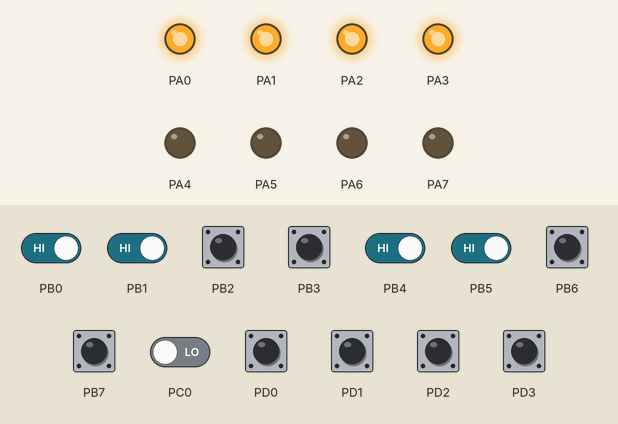
The program below on a simulated ATmega32, built with avr-gcc and emulated at 1 MHz. On the bench: output pins drawn as LEDs (lit = HIGH). Inputs (shaded band) come from the test bench; at power-on: PB0–7, PD0–3 HIGH, PC0 LOW.

Above: at 1.2 s.
1.3 s: PD0 pulled LOW for 0.15 s
At 1.37 s:
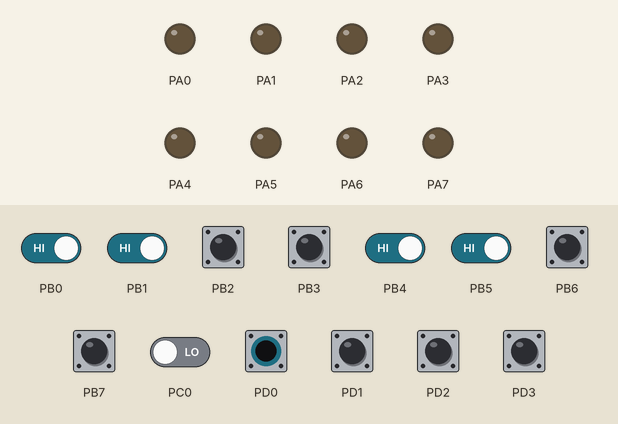
2.9 s: PB0 driven LOW and PB4 driven LOW
At 3.4 s:
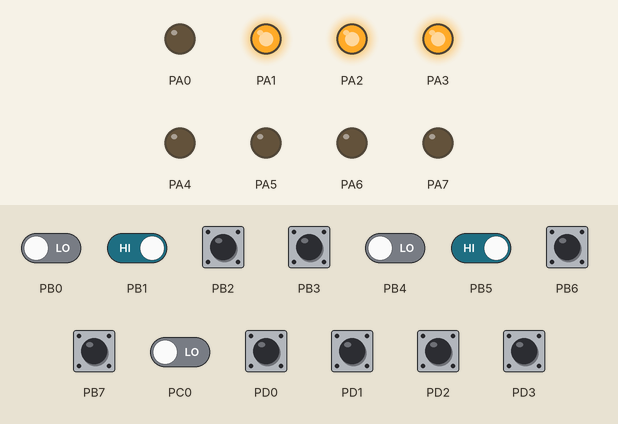
4.4 s: PB0 driven HIGH
At 4.7 s:
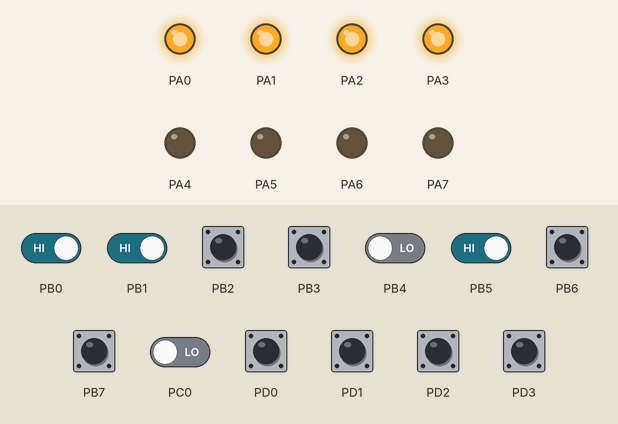
5.9 s: PD1 pulled LOW for 0.15 s
At 5.97 s:
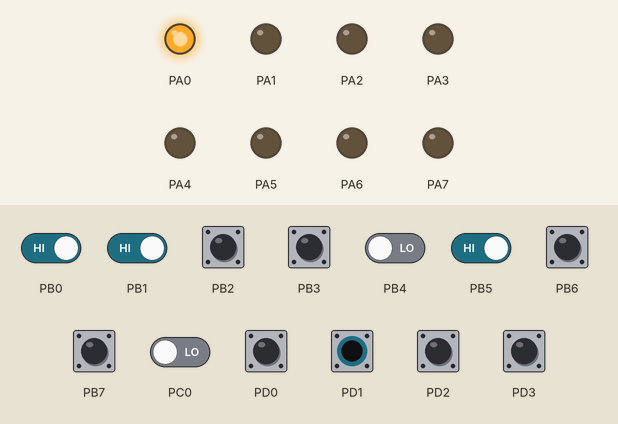
7.5 s: PB0 driven LOW
At 8.3 s:
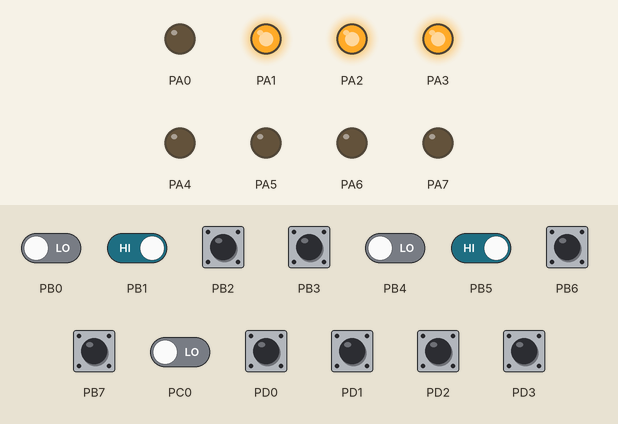
9.0 s: PB1 driven LOW and PB5 driven LOW
At 9.3 s:
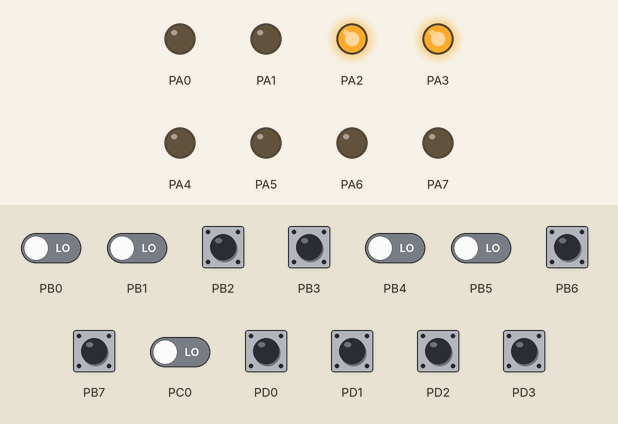
Timing chart, 0 to 11.5 s (numbered marks = the images above; inputs shaded):
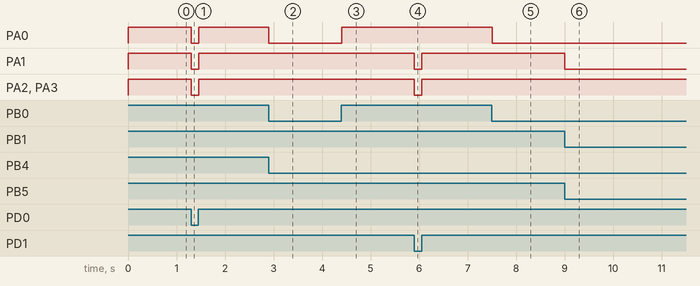

The program:

main.c
```c
#define F_CPU 1000000
#include <util/delay.h>
#include <avr/io.h>
// generated based on our provided serial
// like 1 is sw and .....


#define add 0x04
#define addi 0x07
#define sub 0x0D
#define subi 0x08
#define and 0x06
#define andi 0x0B
#define or 0x0F
#define ori 0x03
#define sll 0x00
#define srl 0x0E
#define nor 0x05
#define lw 0x0A
#define sw 0x09
#define beq 0x02
#define bneq 0x01
#define j 0x0C

unsigned char memArr[32];

int main(void)
{
// To use PC2,3,4,5 pins for general I/O operations, JTAG must be disabled.(Enable JTD twice)
	MCUCSR|=(1<<JTD);
	MCUCSR|=(1<<JTD);


	DDRA=0XFF; //output and zero flag
	DDRB=0x00; //input src1 and src2/destination
	DDRC=0x00; //input from control (ALUsrc(LSB),beq_flag,bneq_flag(3rd bit))
	DDRD=0x00; //input opcode(lower 4 bits) and destination/shift (higher 4 bits)

	//DDRA=0X00; // ShowAddr A0 to A4; A5-> showaddrflag

	// reg1 BL
	// reg2 DL
	// opc BH
	// out CL
	// zero A0


	PORTA = 0b00000001;
	PORTB = 0b11111111;
	PORTD = 0b00001111;
	PORTC = 0b00000000;

	int reg1; //input A
	int reg2; //input B
	int operation; //opcode
	int dataOutputReg = 0x00;
	int zeroFlag = 0; //output
	int beqf; //flag
	int bneqf; // flag from control unit

	while (1)
	{
		operation = PIND%16; //lower 4 bits in
		// for any immediate operations,shift type , any operation that has ALUsrc = 1 we use input from portD (higher bits)

		reg1 = PINB%16; //src1 or whom we shift
		reg2 =  (PINB >> 4); //src2/shift amount

		int c = PINC;  //pinc will take input ALUsrc(LSB),beq_flag,bneq_flag(3rd bit)
		beqf = (c & 0b0001);
		bneqf = (c & 0b0010)>>1;


		if (operation == add || operation ==addi || operation == lw || operation == sw)
		{
			dataOutputReg = (reg1 + reg2)%16;
		}
		else if (operation == sub || operation == subi || operation == beq || operation == bneq)
		{
			dataOutputReg = (reg1 - reg2 +16 )%16;

		}
		else if (operation == and || operation == andi)
		{
			dataOutputReg = reg1 & reg2;
		}
		else if (operation == or || operation == ori)
		{
			dataOutputReg = reg1 | reg2;
		}
		else if (operation == nor)
		{
			dataOutputReg = reg1 | reg2;
			dataOutputReg = (dataOutputReg ^ 15);
		}
		else if (operation == sll)
		{
			dataOutputReg = reg1 << reg2;
			dataOutputReg%=16;
		}
		else if (operation == srl)
		{
			dataOutputReg = reg1 >> reg2;
		}
		else if (operation == j)
		{
			dataOutputReg = 0;
		}

		if (dataOutputReg%16 == 0)
		{
			zeroFlag = 1;
		}
		else
		{
			zeroFlag = 0;
		}

		zeroFlag = (zeroFlag&beqf)|((!zeroFlag)&bneqf); // if 1 -> jump

		/*PORTC = 0x00;*/
		PORTA = dataOutputReg | (zeroFlag<<4);  // lower 4 bits are output and 5th bit is zero flag which determines if we jump
		//PORTC = 0xFF;


		_delay_ms(10);
	}
}
```

Measured:
- after the input at 1.3 s, PA0–3: HIGH → LOW at once, → HIGH 0.15 s later
- after the input at 2.9 s, PA0: HIGH → LOW at once
- after the input at 4.4 s, PA0: LOW → HIGH at once
- after the input at 5.9 s, PA1–3: HIGH → LOW at once, → HIGH 0.15 s later
- after the input at 7.5 s, PA0: HIGH → LOW at once
- after the input at 9.0 s, PA1: HIGH → LOW at once
